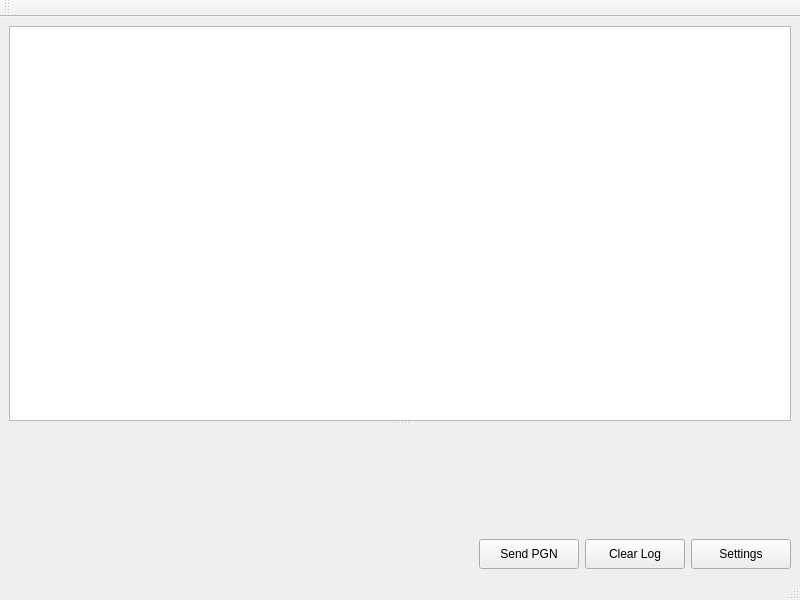
<?xml version="1.0" encoding="UTF-8"?>
<ui version="4.0">
 <class>MainWindow</class>
 <widget class="QMainWindow" name="MainWindow">
  <property name="geometry">
   <rect>
    <x>0</x>
    <y>0</y>
    <width>800</width>
    <height>600</height>
   </rect>
  </property>
  <property name="minimumSize">
   <size>
    <width>600</width>
    <height>400</height>
   </size>
  </property>
  <property name="windowTitle">
   <string>NMEA2000 CAN Interface Tool</string>
  </property>
  <widget class="QWidget" name="centralwidget">
   <layout class="QVBoxLayout" name="verticalLayout">
    <property name="spacing">
     <number>6</number>
    </property>
    <property name="leftMargin">
     <number>9</number>
    </property>
    <property name="topMargin">
     <number>9</number>
    </property>
    <property name="rightMargin">
     <number>9</number>
    </property>
    <property name="bottomMargin">
     <number>9</number>
    </property>
    <item>
     <widget class="QSplitter" name="splitter">
      <property name="orientation">
       <enum>Qt::Vertical</enum>
      </property>
      <widget class="QTextEdit" name="logTextBox">
       <property name="minimumSize">
        <size>
         <width>400</width>
         <height>150</height>
        </size>
       </property>
       <property name="font">
        <font>
         <family>Courier</family>
         <pointsize>9</pointsize>
        </font>
       </property>
       <property name="lineWrapMode">
        <enum>QTextEdit::WidgetWidth</enum>
       </property>
      </widget>
      <widget class="QWidget" name="bottomWidget">
       <property name="minimumSize">
        <size>
         <width>0</width>
         <height>80</height>
        </size>
       </property>
       <property name="maximumSize">
        <size>
         <width>16777215</width>
         <height>150</height>
        </size>
       </property>
       <layout class="QVBoxLayout" name="bottomLayout">
        <item>
         <spacer name="verticalSpacer">
          <property name="orientation">
           <enum>Qt::Vertical</enum>
          </property>
          <property name="sizeHint" stdset="0">
           <size>
            <width>20</width>
            <height>40</height>
           </size>
          </property>
         </spacer>
        </item>
        <item>
         <layout class="QHBoxLayout" name="buttonLayout">
          <item>
           <spacer name="horizontalSpacer">
            <property name="orientation">
             <enum>Qt::Horizontal</enum>
            </property>
            <property name="sizeHint" stdset="0">
             <size>
              <width>40</width>
              <height>20</height>
             </size>
            </property>
           </spacer>
          </item>
          <item>
           <widget class="QPushButton" name="sendPGNButton">
            <property name="text">
             <string>Send PGN</string>
            </property>
            <property name="minimumSize">
             <size>
              <width>100</width>
              <height>30</height>
             </size>
            </property>
           </widget>
          </item>
          <item>
           <widget class="QPushButton" name="pushButton_2">
            <property name="text">
             <string>Clear Log</string>
            </property>
            <property name="minimumSize">
             <size>
              <width>100</width>
              <height>30</height>
             </size>
            </property>
           </widget>
          </item>
          <item>
           <widget class="QPushButton" name="pushButton">
            <property name="text">
             <string>Settings</string>
            </property>
            <property name="minimumSize">
             <size>
              <width>100</width>
              <height>30</height>
             </size>
            </property>
           </widget>
          </item>
         </layout>
        </item>
       </layout>
      </widget>
     </widget>
    </item>
   </layout>
  </widget>
  <widget class="QMenuBar" name="menubar">
   <property name="geometry">
    <rect>
     <x>0</x>
     <y>0</y>
     <width>800</width>
     <height>23</height>
    </rect>
   </property>
  </widget>
  <widget class="QToolBar" name="toolBar">
   <property name="windowTitle">
    <string>toolBar</string>
   </property>
   <attribute name="toolBarArea">
    <enum>TopToolBarArea</enum>
   </attribute>
   <attribute name="toolBarBreak">
    <bool>false</bool>
   </attribute>
  </widget>
  <widget class="QStatusBar" name="statusbar"/>
 </widget>
 <resources/>
 <connections/>
</ui>
